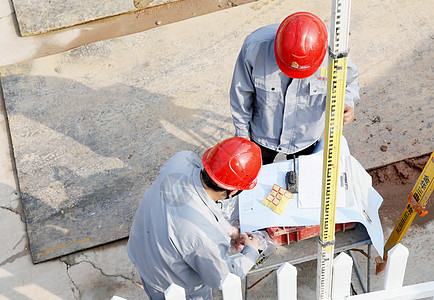
#> input picture 30.jpeg, 434 x 300 px
$ python colorChannels.py
#> lines starting #> are read from the running program, lines starting #| are printed output that depends on the picture
import cv2 as cv
import numpy as np

img = cv.imread('30.jpeg')
#> img is the input picture: shape (300, 434, 3); mean B, G, R 164.6, 170.8, 182.5
cv.imshow('cat',img)
blank = np.zeros(img.shape[:2],dtype='uint8')

b, g, r = cv.split(img)
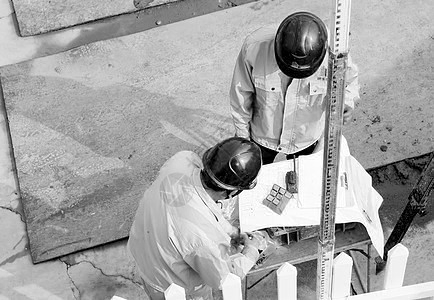
#> b: shape (300, 434); min 0, max 255, mean 164.6
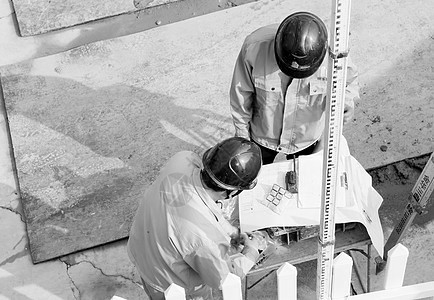
#> g: shape (300, 434); min 0, max 255, mean 170.8
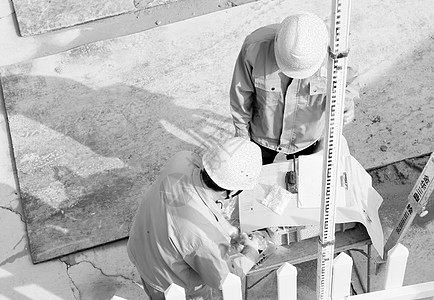
#> r: shape (300, 434); min 0, max 255, mean 182.5

blue = cv.merge([b,blank,blank])
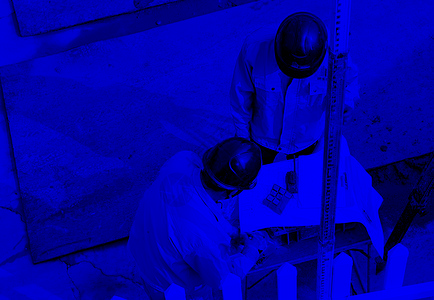
#> blue: shape (300, 434, 3); mean of channels 0, 1, 2 164.6, 0, 0; drawn as B, G, R
green = cv.merge([blank,g,blank])
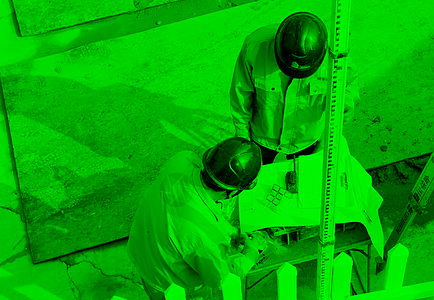
#> green: shape (300, 434, 3); mean of channels 0, 1, 2 0, 170.8, 0; drawn as B, G, R
red = cv.merge([blank,blank,r])
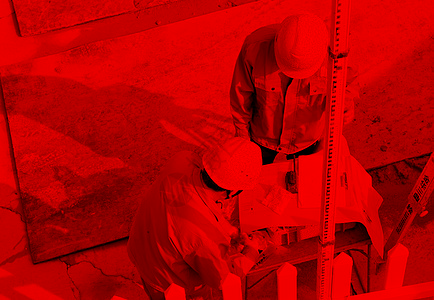
#> red: shape (300, 434, 3); mean of channels 0, 1, 2 0, 0, 182.5; drawn as B, G, R

cv.imshow('blue',blue)
cv.imshow('green',g)
cv.imshow('red',r)

print(img.shape)
#| (300, 434, 3)
print(b.shape)
#| (300, 434)

merged = cv.merge([b,g,r])
cv.imshow("Merged Image",merged)

print(f'merged',merged.shape)
#| merged (300, 434, 3)

cv.waitKey(0)
